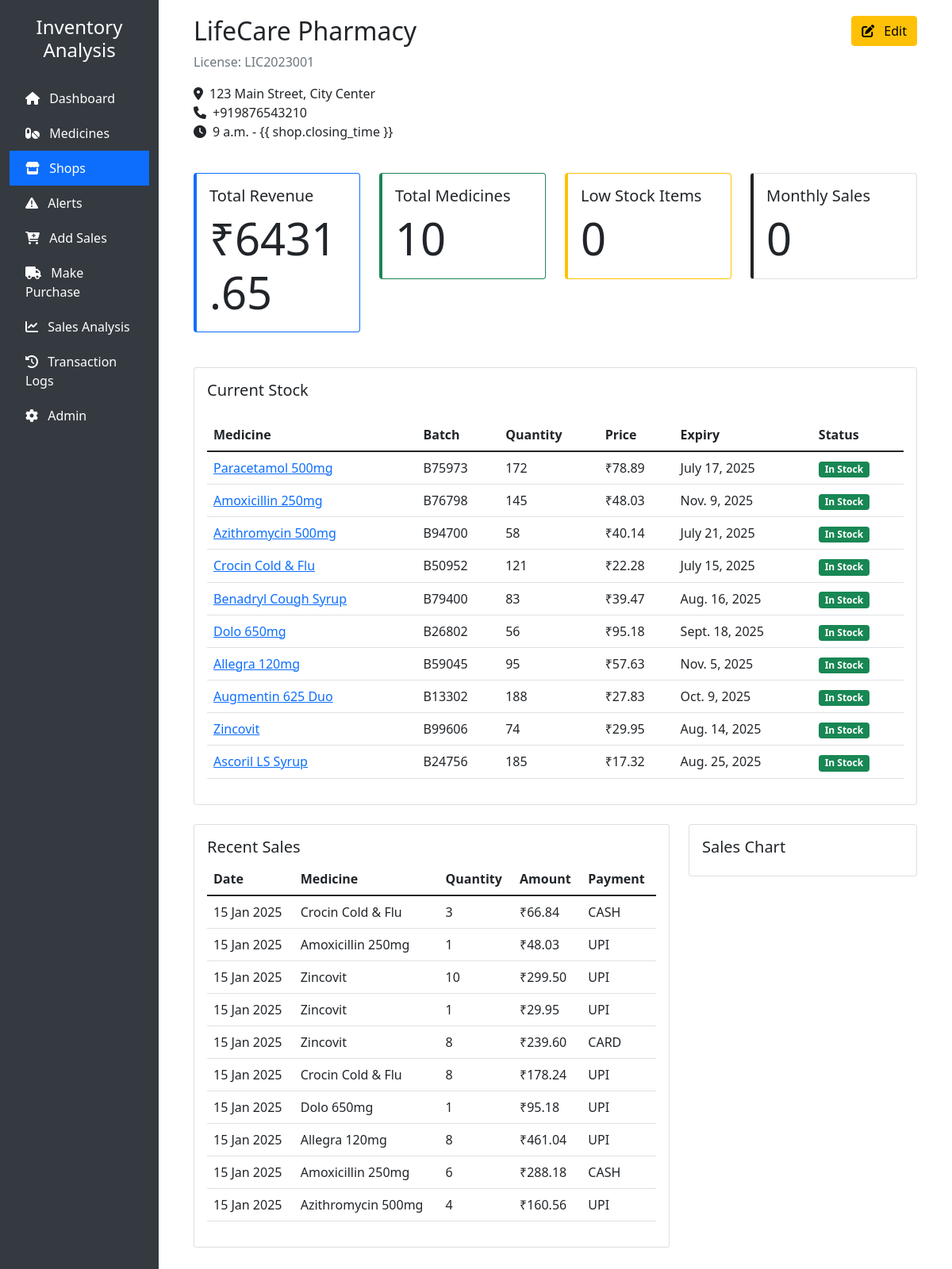
Page /shops/1/ on the earlier database version.
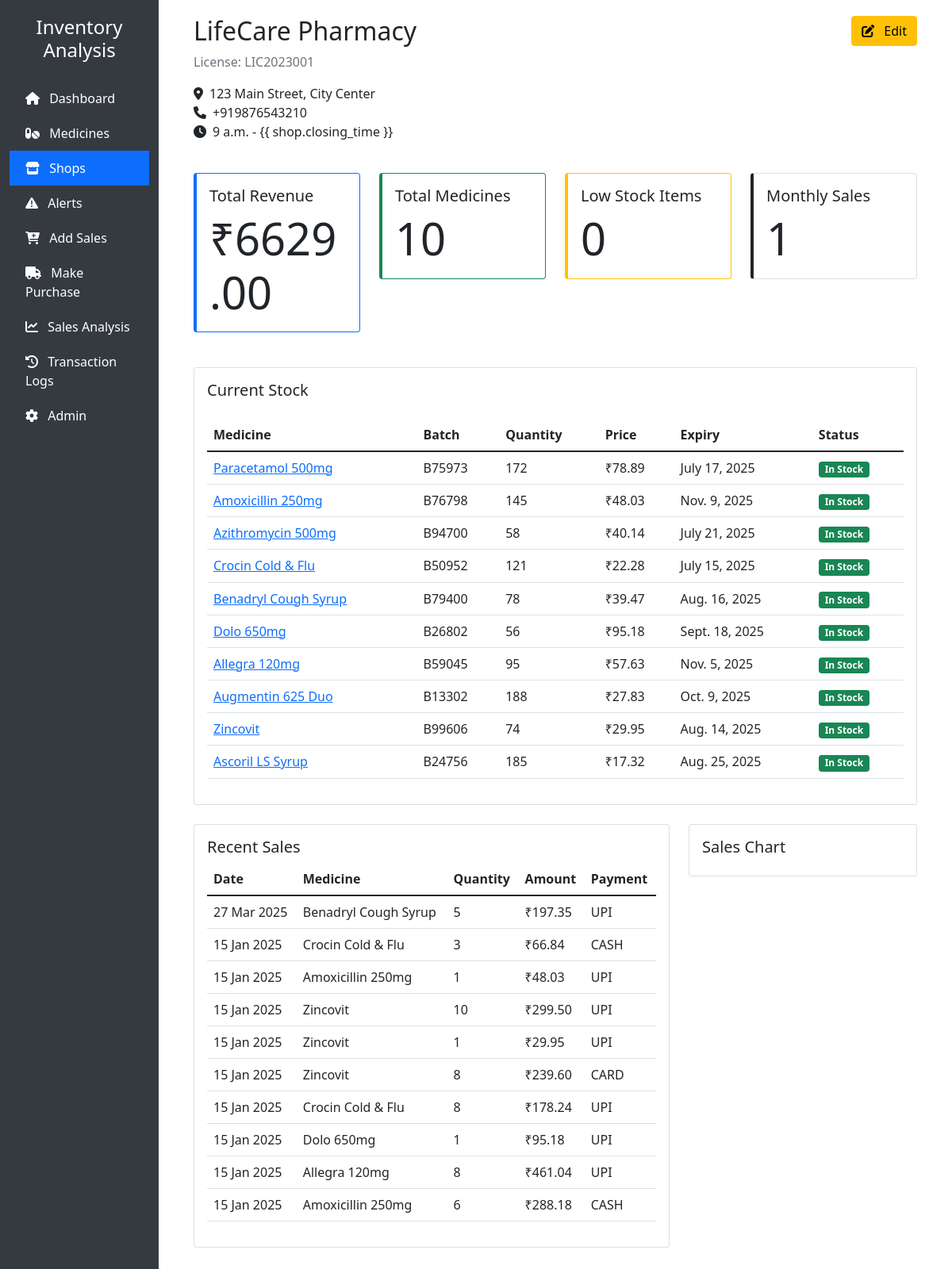
Same page on the later database version.
### inventory/models.py (models this page shows, shortened)
class MedicineStock(models.Model):
    medicine = models.ForeignKey(Medicine, on_delete=models.CASCADE)
    shop = models.ForeignKey(Shop, on_delete=models.CASCADE)
    batch_number = models.CharField(max_length=50)
    expiry_date = models.DateField()
    quantity = models.IntegerField(validators=[MinValueValidator(0)])
    purchase_price = models.DecimalField(
        max_digits=10,
        decimal_places=2,
        validators=[MinValueValidator(Decimal('0.01'))],
        default=Decimal('0.00'),
        help_text="Purchase price per unit"
    )
    price = models.DecimalField(
        max_digits=10,
        decimal_places=2,
        validators=[MinValueValidator(Decimal('0.01'))],
        help_text="Selling price per unit"
    )
    reorder_level = models.IntegerField(default=10)
    last_restocked = models.DateTimeField(auto_now=True)
    class Meta:
        unique_together = ['medicine', 'shop', 'batch_number']
        indexes = [
            models.Index(fields=['medicine', 'shop']),
            models.Index(fields=['expiry_date']),
        ]
        verbose_name = "Medicine Stock"
        verbose_name_plural = "Medicine Stocks"

class Medicine(models.Model):
    CATEGORY_CHOICES = [
        ('tablet', 'Tablet'),
        ('syrup', 'Syrup'),
        ('injection', 'Injection'),
        ('cream', 'Cream'),
        ('drops', 'Drops'),
    ]
    primary_id = models.CharField(
        max_length=10,
        primary_key=True,
        validators=[
            RegexValidator(
                regex=r'^MED\d{3}$',  # Use raw string for regex
                message='Medicine ID must be in format MED001'
            )
        ]
    )
    name = models.CharField(max_length=100)
    generic_name = models.CharField(max_length=100)
    manufacturer = models.CharField(max_length=100)
    category = models.CharField(max_length=50, choices=CATEGORY_CHOICES)
    description = models.TextField(blank=True)
    side_effects = models.TextField(blank=True)
    created_at = models.DateTimeField(auto_now_add=True)
    updated_at = models.DateTimeField(auto_now=True)
    class Meta:
        ordering = ['name']
        indexes = [
            models.Index(fields=['name']),
            models.Index(fields=['manufacturer']),
        ]
        verbose_name = "Medicine"
        verbose_name_plural = "Medicines"

class MedicineSale(models.Model):
    PAYMENT_CHOICES = [
        ('cash', 'Cash'),
        ('upi', 'UPI'),
        ('card', 'Card'),
        ('insurance', 'Insurance'),
    ]
    medicine = models.ForeignKey(Medicine, on_delete=models.CASCADE)
    shop = models.ForeignKey(Shop, on_delete=models.CASCADE)
    stock = models.ForeignKey(MedicineStock, on_delete=models.CASCADE)
    quantity = models.IntegerField(validators=[MinValueValidator(1)])
    unit_price = models.DecimalField(max_digits=10, decimal_places=2)
    total_amount = models.DecimalField(max_digits=10, decimal_places=2)
    payment_method = models.CharField(max_length=20, choices=PAYMENT_CHOICES)
    prescription = models.FileField(
        upload_to='prescriptions/',
        null=True,
        blank=True,
        validators=[
            FileExtensionValidator(
                allowed_extensions=['pdf', 'jpg', 'jpeg', 'png']
            )
        ]
    )
    customer_name = models.CharField(max_length=100, blank=True)
    customer_phone = models.CharField(
        max_length=15,
        blank=True,
        validators=[
            RegexValidator(
                regex=r'^\+?1?\d{9,15}$',
                message='Phone number must be entered in format: +999999999'
            )
        ]
    )
    date = models.DateTimeField(auto_now_add=True)
    class Meta:
        indexes = [
            models.Index(fields=['medicine', 'shop']),
            models.Index(fields=['date']),
        ]
        verbose_name = "Medicine Sale"
        verbose_name_plural = "Medicine Sales"

### inventory/views.py (the view)
# urls.py: path('shops/<int:shop_id>/', views.shop_detail, name='shop_detail'),
def shop_detail(request, shop_id):
    shop = get_object_or_404(Shop, id=shop_id)
    stocks = MedicineStock.objects.filter(shop=shop).select_related('medicine')
    sales = MedicineSale.objects.filter(shop=shop).select_related('medicine')
    total_revenue = sales.aggregate(total=Sum('total_amount'))['total'] or 0
    monthly_sales_count = sales.filter(
        date__month=timezone.now().month
    ).count()
    recent_sales = sales.order_by('-date')[:10]
    top_medicines = sales.values(
        'medicine__name',
        'medicine__primary_id'
    ).annotate(
        total_quantity=Sum('quantity'),
        total_sales=Sum('total_amount')
    ).order_by('-total_quantity')[:5]
    low_stock_items = stocks.filter(quantity__lte=F('reorder_level'))
    context = {
        'shop': shop,
        'stocks': stocks,
        'total_revenue': total_revenue,
        'monthly_sales_count': monthly_sales_count,
        'top_medicines': top_medicines,
        'low_stock_items': low_stock_items,
        'recent_sales': recent_sales,
    }
    return render(request, 'inventory/shops/detail.html', context)

### templates/inventory/shops/detail.html (shortened to what the changed rows need)
{% extends 'inventory/base.html' %}  {% block main_content %}
<div class="container-fluid">
  <div class="row mb-4">
    <div class="col-md-8">
      <h2>{{ shop.name }}</h2>
    </div>
  </div>
  <div class="row mb-4">
    <div class="col-md-3">
      <div class="card stats-card primary">
        <div class="card-body">
          <h5 class="card-title">Total Revenue</h5>
          <p class="card-text display-4">₹{{ total_revenue|floatformat:2 }}</p>
        </div>
      </div>
    </div>
    <div class="col-md-3">
      <div class="card stats-card info">
        <div class="card-body">
          <h5 class="card-title">Monthly Sales</h5>
          <p class="card-text display-4">{{ monthly_sales_count }}</p>
        </div>
      </div>
    </div>
  </div>
  <div class="card mb-4">
    <div class="card-body">
      <div class="table-responsive">
        <table class="table">
          <thead>
            <tr>
              <th>Medicine</th>
              <th>Batch</th>
              <th>Quantity</th>
              <th>Price</th>
              <th>Expiry</th>
              <th>Status</th>
            </tr>
          </thead>
          <tbody>
            {% for stock in stocks %}
            <tr>
              <td>
                {% if stock.medicine.primary_id %}
                <a href="{% url 'medicine_detail' stock.medicine.primary_id %}">
                  {{ stock.medicine.name }}
                </a>
                {% else %} {{ stock.medicine.name }} {% endif %}
              </td>
              <td>{{ stock.batch_number }}</td>
              <td>{{ stock.quantity }}</td>
              <td>₹{{ stock.price }}</td>
              <td>{{ stock.expiry_date }}</td>
              <td>
                {% if stock.needs_restock %}
                <span class="badge bg-danger">Low Stock</span>
                {% elif stock.is_expired %}
                <span class="badge bg-danger">Expired</span>
                {% else %}
                <span class="badge bg-success">In Stock</span>
                {% endif %}
              </td>
            </tr>
            {% endfor %}
          </tbody>
        </table>
      </div>
    </div>
  </div>
  <div class="row mb-4">
    <div class="col-md-8">
      <div class="card">
        <div class="card-body">
          <div class="table-responsive">
            <table class="table">
              <thead>
                <tr>
                  <th>Date</th>
                  <th>Medicine</th>
                  <th>Quantity</th>
                  <th>Amount</th>
                  <th>Payment</th>
                </tr>
              </thead>
              <tbody>
                {% for sale in recent_sales %}
                <tr>
                  <td>{{ sale.date|date:"d M Y" }}</td>
                  <td>{{ sale.medicine.name }}</td>
                  <td>{{ sale.quantity }}</td>
                  <td>₹{{ sale.total_amount }}</td>
                  <td>{{ sale.payment_method|upper }}</td>
                </tr>
                {% endfor %}
              </tbody>
            </table>
          </div>
        </div>
      </div>
    </div>
  </div>
</div>
{% endblock %}

Differences in the rows shown:
no longer on this page (row unchanged): MedicineSale: date "15 Jan 2025", medicine.name "Azithromycin 500mg", quantity "4", total_amount "160.56", payment_method "UPI"
changed MedicineStock "Aug. 16, 2025": quantity "83" → "78"
added MedicineSale: date "27 Mar 2025", medicine.name "Benadryl Cough Syrup", quantity "5", total_amount "197.35", payment_method "UPI"
Other differences:
{{ total_revenue|floatformat:2 }}: "6431.65" → "6629.00"
{{ monthly_sales_count }}: "0" → "1"
